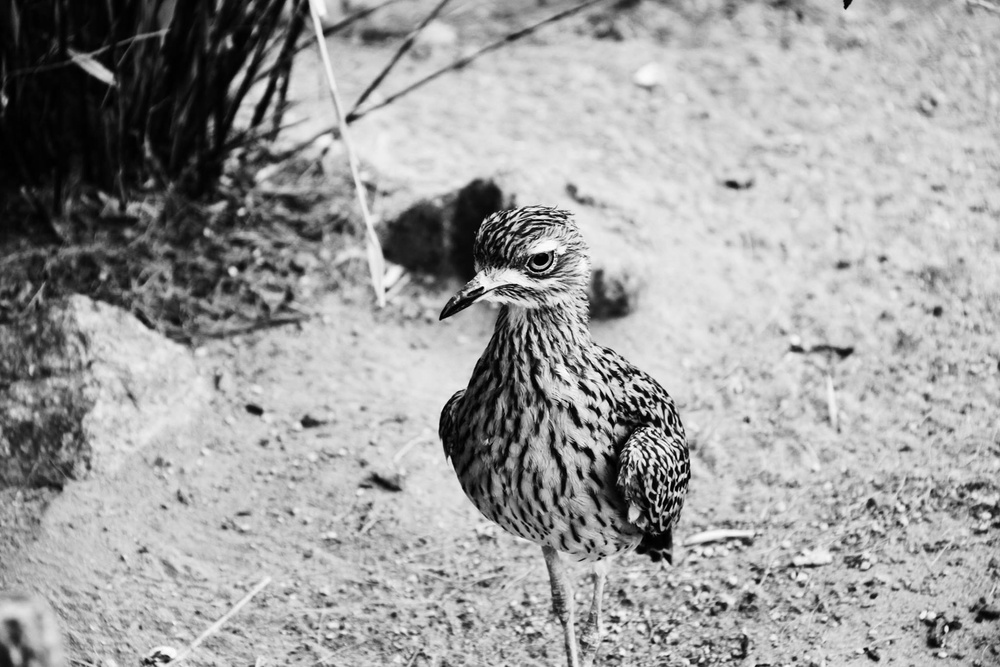
#> input picture CV/before/CV_WEEK01_2_AM/cape_thick_knee.jpg, 1000 x 667 px, shrunk from 2048 x 1365 before the run
$ jupyter execute --allow-errors pillow_color.ipynb
#> lines starting #> are read from the running program, lines starting #| are printed output that depends on the picture
[cell 1]
from PIL import ImageColor
ImageColor.getcolor("#ff0000", "RGBA")

[cell 2]
ImageColor.getcolor("red", "RGBA")

[cell 3]
ImageColor.getrgb("hsv(0, 100%, 100%)")

[cell 4]
## 딥러닝에서 사용 하려면 위의 방법은 좋지 않다.
## RGB 값으로 받아서 써야 함

from PIL import ImageColor

def get_rgb_value(color_name): ## RGB의 값 도출
    return ImageColor.getcolor(color_name, "RGBA")

if __name__ == "__main__":
    for color in ImageColor.colormap:
        print(f"{color} = {get_rgb_value(color)}")

[cell 5]
from PIL import Image

## 이미지에 있는 RGB의 개수를 알려준다.
def get_image_colors(image_path):
#> called with image_path = 'cape_thick_knee.jpg'
    with Image.open(image_path) as image:
#> image is the input picture: PIL image 1000x667 RGB; min 0, max 255, mean 158.6
        colors = image.getcolors()
#> colors = 256 items

    return colors

if __name__ == "__main__":
    print(get_image_colors("cape_thick_knee.jpg"))

[cell 6]
from PIL import Image
from PIL import ImageColor

def create_image(path, size):       ## 사이즈를 튜플로 받음 ex) (640, 400)
#> called with path = 'lines.png', size = (150, 150)
    image = Image.new("RGBA", size) # RGB A까지 적어줘야 알파값이 적용된다.
#> image: PIL image 150x150 RGBA; every value is 0

    red = ImageColor.getcolor("red", "RGBA") # (255, 0, 0)
    green = ImageColor.getcolor("green", "RGBA")
    color = red

    count = 0
    for y in range(size[1]):     # 세로 한줄 쭉 받음  == size[1] : 400
        for x in range(size[0]): # 가로 한줄 쭉 받음  == size[0] : 640
            if count == 5:
                color = red if red != color else green ## 해석?
                count = 0
            image.putpixel((x,y), color)
            count += 1
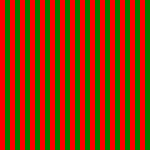
#> image: PIL image 150x150 RGBA; mean R, G, B, A 127.5, 64, 0, 255
#> after the loop, color = (0, 128, 0, 255); count = 5
    image.save(path)


if __name__ == "__main__":
    create_image("lines.png", (150, 150))

[cell 7]
from PIL import Image

## 색을 조절 하는 예제
## palette 색 조절
def four_color(input_image_path, output_image_path):
#> called with input_image_path = 'monarch_caterpillar.jpg', output_image_path = 'four_color_caterpillar.png'
    color_image = Image.open(input_image_path)
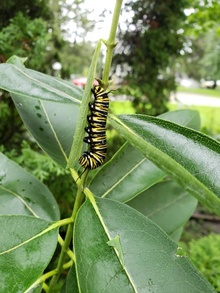
#> input picture CV/before/CV_WEEK01_2_AM/monarch_caterpillar.jpg, 220 x 293 px, shrunk from 450 x 600 before the run
#> color_image is the input picture: PIL image 220x293 RGB; mean R, G, B 117.1, 141.5, 92.2
    gray_scale = color_image.convert("P", palette = Image.ADAPTIVE, colors=4)
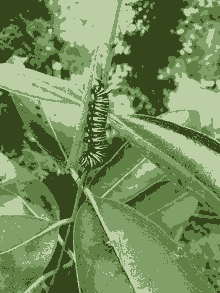
#> gray_scale: PIL image 220x293 P; mean R, G, B 115.6, 140.8, 90.4
    gray_scale.save(output_image_path)

if __name__ == "__main__":
    four_color("monarch_caterpillar.jpg", "four_color_caterpillar.png")

[cell 8]
from PIL import Image

def make_sepia_palette(color):
#> called with color = (255, 240, 192)
    palette = []
    r, g, b = color
    for i in range(255):
        new_red = r * i   // 255
        new_green = g * i // 255
        new_blue = b * i  // 255
        palette.extend((new_red, new_green, new_blue))
    return palette

def create_sepia(input_image_path, output_image_path):
    whitish = (255, 240, 192)
    sepia = make_sepia_palette(whitish)

    color_image = Image.open(input_image_path)
    gray = color_image.convert("L")
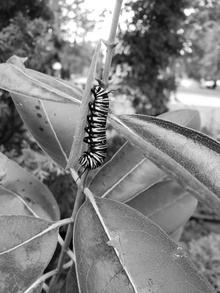
#> gray: PIL image 220x293 L; min 0, max 255, mean 128.6
    gray.putplatte(sepia)

    sepia_image = gray.convert("RGB")
    sepia_image.save(output_image_path)

#> (the rest of this cell did not finish here and is left out)
